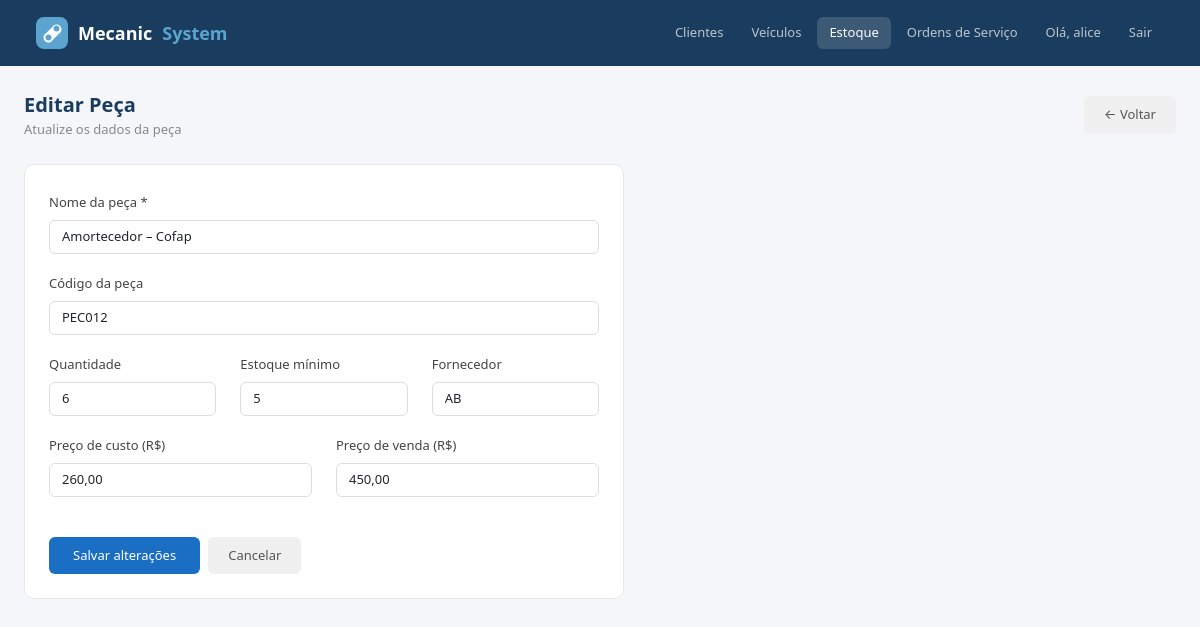
/estoque/editar/12/ (signed in), run on the app's committed database.
### estoque/models.py (models this page shows, shortened)
class Peca(models.Model):
    codigo = models.CharField(max_length=50, unique=True, blank=True, null=True, verbose_name="Código")
    nome = models.CharField(max_length=100)
    quantidade = models.IntegerField(default=0)
    estoque_minimo = models.IntegerField(default=5)
    preco_custo = models.DecimalField(max_digits=10, decimal_places=2)
    preco_venda = models.DecimalField(max_digits=10, decimal_places=2)
    fornecedor = models.CharField(max_length=100, blank=True)
    class Meta:
        ordering = ['nome']

### estoque/views.py (the view, shortened to what this page needs)
# urls.py: path('editar/<int:id>/', views.editar_peca, name='editar_peca'),
def editar_peca(request, id):
    peca = get_object_or_404(Peca, id=id)
    return render(request, 'estoque/editar.html', {'peca': peca})

### core/templatetags/core_filters.py (called while the page is built)
@register.filter
def br_format(value):
    if value is None or value == '':
        return "0,00"
    try:
        if isinstance(value, str):
            value = float(value.replace(',', '.'))
        locale.setlocale(locale.LC_ALL, 'pt_BR.UTF-8')
        return locale.currency(value, grouping=True, symbol=False).strip()
    except (ValueError, locale.Error):
        try:
            num = float(value)
            return f"{num:,.2f}".replace(',', 'X').replace('.', ',').replace('X', '.')
        except:
            return str(value)

### estoque/templates/estoque/editar.html (shortened to what this page needs)
{% extends "base.html" %}
{% load core_filters %}
{% block nav_estoque %}active{% endblock %}
{% block conteudo %}
<div class="d-flex justify-content-between align-items-center mb-4">
  <div>
    <div class="page-title">Editar Peça</div>
    <div class="page-sub">Atualize os dados da peça</div>
  </div>
  <a href="/estoque/" class="btn-cancelar">← Voltar</a>
</div>
<div class="form-card" style="max-width:600px">
  <form method="post">
    <div class="mb-3">
      <label class="form-label">Nome da peça *</label>
      <input type="text" name="nome" class="form-control" value="{{ peca.nome }}" required>
    </div>
    <div class="mb-3">
      <label class="form-label">Código da peça</label>
      <input type="text" name="codigo" class="form-control" value="{{ peca.codigo }}" readonly>
    </div>
    <div class="row">
      <div class="col-md-4 mb-3">
        <label class="form-label">Quantidade</label>
        <input type="number" name="quantidade" class="form-control" value="{{ peca.quantidade }}">
      </div>
      <div class="col-md-4 mb-3">
        <label class="form-label">Estoque mínimo</label>
        <input type="number" name="estoque_minimo" class="form-control" value="{{ peca.estoque_minimo }}">
      </div>
      <div class="col-md-4 mb-3">
        <label class="form-label">Fornecedor</label>
        <input type="text" name="fornecedor" class="form-control" value="{{ peca.fornecedor }}">
      </div>
    </div>
    <div class="row">
      <div class="col-md-6 mb-3">
        <label class="form-label">Preço de custo (R$)</label>
        <input type="text" name="preco_custo" class="form-control" value="{{ peca.preco_custo|br_format }}">
      </div>
      <div class="col-md-6 mb-3">
        <label class="form-label">Preço de venda (R$)</label>
        <input type="text" name="preco_venda" class="form-control" value="{{ peca.preco_venda|br_format }}">
      </div>
    </div>
    <div class="d-flex gap-2 mt-4">
      <button type="submit" class="btn-salvar">Salvar alterações</button>
      <a href="/estoque/" class="btn-cancelar">Cancelar</a>
    </div>
  </form>
</div>
{% endblock %}

### templates/base.html (shortened to what this page needs)
<!DOCTYPE html>
<html lang="pt-br">
<head>
  <link href="https://cdn.jsdelivr.net/npm/bootstrap@5.3.0/dist/css/bootstrap.min.css" rel="stylesheet">
</head>
<body>
  <nav class="navbar navbar-expand-lg navbar-mecasystem">
    <div class="container-fluid">
      <a class="navbar-brand" href="/" style="display:flex;align-items:center;gap:10px">
  Mecanic<span>System</span>
</a>
      <div class="collapse navbar-collapse">
        <ul class="navbar-nav ms-auto gap-1">
          {% if user.is_authenticated %}
            <li class="nav-item"><a class="nav-link {% block nav_clientes %}{% endblock %}" href="/clientes/">Clientes</a></li>
            <li class="nav-item"><a class="nav-link {% block nav_veiculos %}{% endblock %}" href="{% url 'listar_veiculos' %}">Veículos</a></li>
            <li class="nav-item"><a class="nav-link {% block nav_estoque %}{% endblock %}" href="/estoque/">Estoque</a></li>
            <li class="nav-item"><a class="nav-link {% block nav_ordens %}{% endblock %}" href="/ordens/">Ordens de Serviço</a></li>
            <li class="nav-item"><a class="nav-link" href="#">Olá, {{ user.username }}</a></li>
            <li class="nav-item">
              <form method="post" action="{% url 'logout' %}" style="display:inline; margin:0;">
                <button type="submit" class="nav-link" style="background:none; border:none; padding:6px 12px; color: rgba(255,255,255,0.7); cursor:pointer;">Sair</button>
              </form>
            </li>
          {% else %}
            <li class="nav-item"><a class="nav-link" href="{% url 'login' %}">Login</a></li>
            <li class="nav-item"><a class="nav-link" href="{% url 'registrar' %}">Registrar</a></li>
          {% endif %}
        </ul>
      </div>
    </div>
  </nav>
  <div class="container-fluid px-4 py-4">
    {% block conteudo %}{% endblock %}
  </div>
</body>
</html>

### templates/base.html (style rules this page uses)
body { background: #f4f6f9; }
.navbar-mecasystem { background: #1a3c5e; padding: 12px 24px; }
.navbar-mecasystem .navbar-brand { color: #fff; font-weight: 600; font-size: 18px; }
.navbar-mecasystem .navbar-brand span { color: #5ba4cf; }
.navbar-mecasystem .nav-link { color: rgba(255,255,255,0.7) !important; font-size: 13px; padding: 6px 12px !important; border-radius: 6px; }
.navbar-mecasystem .nav-link:hover, .navbar-mecasystem .nav-link.active { background: rgba(255,255,255,0.15); color: #fff !important; }
.page-title { font-size: 20px; font-weight: 600; color: #1a3c5e; }
.page-sub { font-size: 13px; color: #888; }
.form-card { background: #fff; border-radius: 10px; border: 1px solid #e8e8e8; padding: 24px; }
.form-label { font-size: 13px; font-weight: 500; color: #444; }
.form-control { font-size: 13px; border-color: #ddd; }
.btn-salvar { background: #1a6fc4; color: #fff; border: none; padding: 9px 24px; border-radius: 6px; font-size: 13px; font-weight: 500; }
.btn-cancelar { background: #f0f0f0; color: #555; border: none; padding: 9px 20px; border-radius: 6px; font-size: 13px; text-decoration: none; }

### data on the page
Peca: nome "Amortecedor – Cofap", codigo "PEC012", quantidade "6", estoque_minimo "5", fornecedor "AB", preco_custo "260,00", preco_venda "450,00"

### other printed values
{{ user.username }} "alice"
